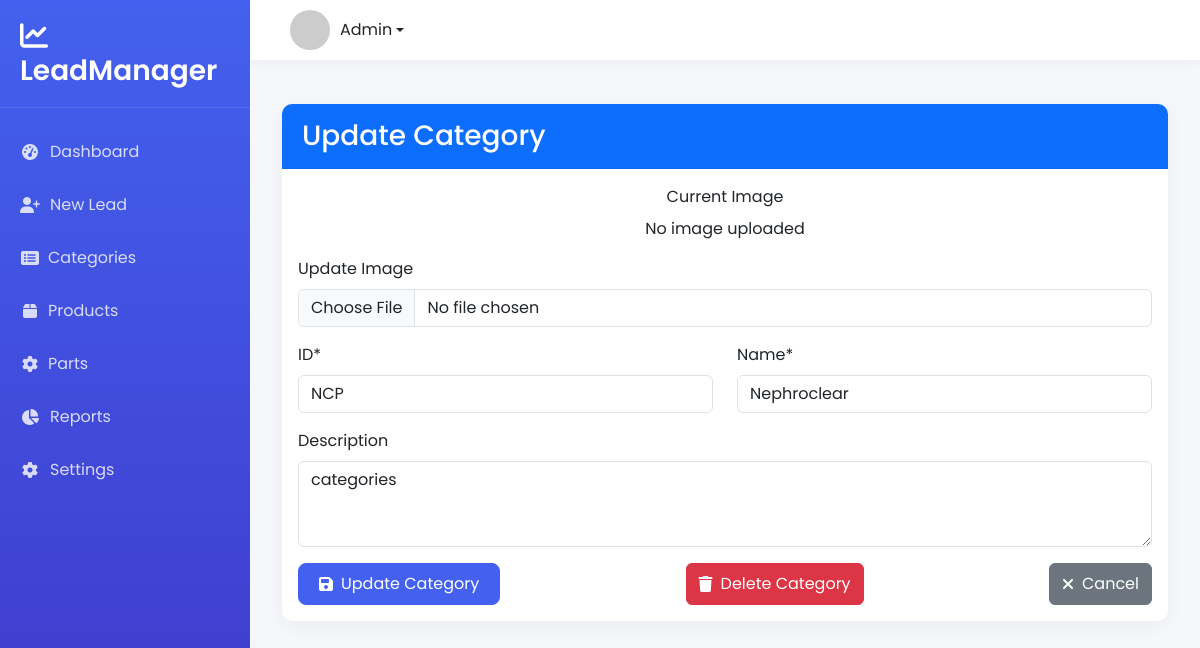
Screenshot of /categories/edit/NCP/ with the database file from the repository.
### leads/models.py (models this page shows, shortened)
class Category(models.Model):
    id = models.CharField(max_length=50, primary_key=True)
    name = models.CharField(max_length=100)
    description = models.TextField(blank=True, null=True)
    image = models.ImageField(upload_to='categories/', blank=True, null=True)
    created_at = models.DateTimeField(auto_now_add=True)
    updated_at = models.DateTimeField(auto_now=True)

### leads/views.py (the view, shortened to what this page needs)
# urls.py: path('categories/edit/<str:category_id>/', views.edit_category, name='edit_category'),
def edit_category(request, category_id):
    category = get_object_or_404(Category, id=category_id)
    return render(request, 'edit_category.html', {'category': category})

### leads/templates/edit_category.html (shortened to what this page needs)
{% extends "base.html" %}
{% block content %}
<div class="container mt-4">
    <div class="card">
        <div class="card-header bg-primary text-white">
            <h3 class="mb-0">Update Category</h3>
        </div>
        <div class="card-body">
            <form method="post" enctype="multipart/form-data" id="updateCategoryForm" class="needs-validation" novalidate>
                <div class="mb-3 text-center">
                    <label class="form-label d-block">Current Image</label>
                    {% if category.image %}
                        <img src="{{ category.image.url }}" class="img-thumbnail mb-2" style="max-height: 200px; width: auto; max-width: 100%;">
                    {% else %}
                        <p>No image uploaded</p>
                    {% endif %}
                </div>
                <div class="mb-3">
                    <label for="category_image" class="form-label">Update Image</label>
                    <input type="file" class="form-control" id="category_image" name="category_image" accept="image/*">
                </div>
                <div class="row mb-3">
                    <div class="col-12 col-md-6 mb-3 mb-md-0">
                        <label for="category_id" class="form-label">ID*</label>
                        <input type="text" class="form-control" id="category_id" name="category_id" value="{{ category.id }}" required>
                    </div>
                    <div class="col-12 col-md-6">
                        <label for="category_name" class="form-label">Name*</label>
                        <input type="text" class="form-control" id="category_name" name="category_name" value="{{ category.name }}" required>
                    </div>
                </div>
                <div class="mb-3">
                    <label for="description" class="form-label">Description</label>
                    <textarea class="form-control" id="description" name="description" rows="3">{{ category.description }}</textarea>
                </div>
                <div class="d-flex flex-column flex-md-row justify-content-between gap-2">
                    <button type="submit" class="btn btn-primary d-flex align-items-center justify-content-center">
                        <i class="fas fa-save me-2"></i> Update Category
                    </button>
                    <button type="button" class="btn btn-danger d-flex align-items-center justify-content-center" id="deleteCategoryBtn">
                        <i class="fas fa-trash me-2"></i> Delete Category
                    </button>
                    <a href="{% url 'new_lead' %}" class="btn btn-secondary d-flex align-items-center justify-content-center">
                        <i class="fas fa-times me-2"></i> Cancel
                    </a>
                </div>
            </form>
        </div>
    </div>
</div>
{% endblock %}

### leads/templates/base.html (style rules this page uses)
:root { --primary-color: #4361ee; --secondary-color: #3f37c9; --accent-color: #4895ef; --light-color: #f8f9fa; --dark-color: #212529; --sidebar-width: 250px; --header-height: 60px; }
body { font-family: 'Poppins', sans-serif; background-color: #f5f7fa; color: #4a4a4a; min-height: 100vh; display: flex; flex-direction: column; }
.card { border: none; border-radius: 10px; box-shadow: 0 4px 20px rgba(0, 0, 0, 0.05); margin-bottom: 20px; transition: all 0.3s; }
.card-header { background-color: white; border-bottom: 1px solid rgba(0, 0, 0, 0.05); font-weight: 600; padding: 15px 20px; border-radius: 10px 10px 0 0 !important; }
.btn-primary { background-color: var(--primary-color); border-color: var(--primary-color); padding: 8px 20px; border-radius: 8px; }

### rows the page displays
Category: category_id "NCP", category_name "Nephroclear", description "categories"
